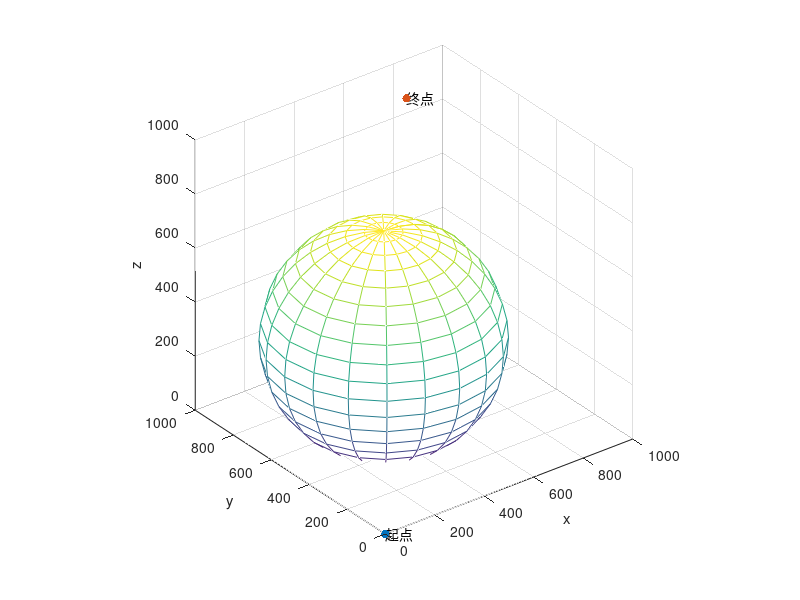

Write MATLAB code to recreate this figure. (Note: this script raises an error after producing the figure.)
%created by MW
%date: 2022/5/25
%func: show how RRT and GreedyOptimize works
clc;
clear;
 
%% 创建并绘制障碍物
circleCenter = [rand(1,3)*(700-300) + 300;
               rand(1,3)*(700-300) + 300;];
radius = [400;200];
%绘制球形障碍物
figure(1);
[x, y, z] = sphere;      %创建一个坐标在原点，半径为1的标准圆，用于绘制自定义的圆
for i = 1: length(radius)
    mesh(radius(i)*x + circleCenter(i,1), radius(i)*y + circleCenter(i,2), radius(i)*z + circleCenter(i,3));
    hold on;
end
axis equal;
 
%% 创建初始位置和目标位置并绘制
start = [0 0 0];
goal = [700 800 1000];
hold on;
scatter3(start(1),start(2),start(3),'filled','g');
scatter3(goal(1),goal(2),goal(3),'filled','b');
 
%% 图片标注
text(start(1),start(2),start(3),'起点');
text(goal(1),goal(2),goal(3),'终点');
view(3);
grid on;
axis equal;
 axis([0 1000 0 1000 0 1000]);
xlabel('x');
ylabel('y');
zlabel('z');
 
%% RRT方法生成避障轨迹
path = GreedyRRT(start,goal,radius,circleCenter);
 
%% 贪心算法优化RRT轨迹
view(3);
grid on;
axis equal;
axis(w);
xlabel('x');
ylabel('y');
zlabel('z');

newPath = GreedyOptimize(path,radius,circleCenter);

% figure(2);
%绘制球形障碍物
[x, y, z] = sphere;      %创建一个坐标在原点，半径为1的标准圆，用于绘制自定义的圆
for i = 1: length(radius)
    mesh(radius(i)*x + circleCenter(i,1), radius(i)*y + circleCenter(i,2), radius(i)*z + circleCenter(i,3));
    hold on;
end
axis equal;

%绘制原RRT树
plot3(path(:,1), path(:,2), path(:,3),'LineWidth',1,'Color','r');
 hold on;
%绘制优化后的RRT树
for k1 =1: length(newPath)
    point = newPath(k1,:);
    scatter3(point(1),point(2),point(3),'filled','k');   
end
plot3(newPath(:,1), newPath(:,2), newPath(:,3),'LineWidth',3,'Color',[0 0 0]);
 
%图片标注
text(start(1),start(2),start(3),'起点');
text(goal(1),goal(2),goal(3),'终点');
view(3);
grid on;
axis equal;
axis([0 1000 0 1000 0 1000]);
xlabel('x');
ylabel('y');
zlabel('z');